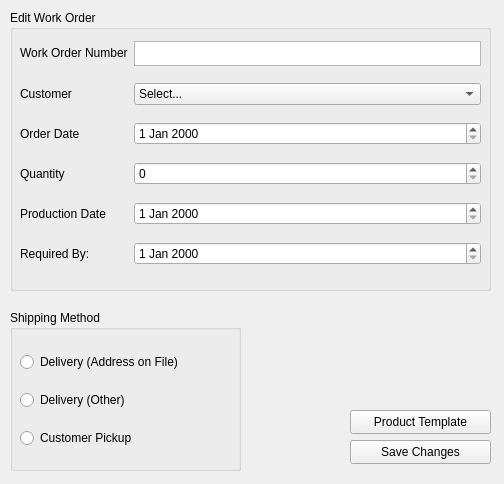
<?xml version="1.0" encoding="UTF-8"?>
<ui version="4.0">
 <class>editWOSaveButton</class>
 <widget class="QWidget" name="editWOSaveButton">
  <property name="geometry">
   <rect>
    <x>0</x>
    <y>0</y>
    <width>504</width>
    <height>484</height>
   </rect>
  </property>
  <property name="windowTitle">
   <string>Edit Work Order</string>
  </property>
  <widget class="QPushButton" name="pushButton">
   <property name="geometry">
    <rect>
     <x>350</x>
     <y>440</y>
     <width>141</width>
     <height>24</height>
    </rect>
   </property>
   <property name="text">
    <string>Save Changes</string>
   </property>
  </widget>
  <widget class="QGroupBox" name="groupBox_4">
   <property name="geometry">
    <rect>
     <x>10</x>
     <y>310</y>
     <width>231</width>
     <height>161</height>
    </rect>
   </property>
   <property name="title">
    <string>Shipping Method</string>
   </property>
   <widget class="QWidget" name="verticalLayoutWidget_2">
    <property name="geometry">
     <rect>
      <x>10</x>
      <y>30</y>
      <width>212</width>
      <height>121</height>
     </rect>
    </property>
    <layout class="QVBoxLayout" name="verticalLayout_2">
     <item>
      <widget class="QRadioButton" name="editWODeliveryAoFRadioButton">
       <property name="text">
        <string>Delivery (Address on File)</string>
       </property>
      </widget>
     </item>
     <item>
      <widget class="QRadioButton" name="editWODeliveryOtherRadioButton">
       <property name="text">
        <string>Delivery (Other)</string>
       </property>
      </widget>
     </item>
     <item>
      <widget class="QRadioButton" name="editWODeliveryPickupRadioButton">
       <property name="text">
        <string>Customer Pickup</string>
       </property>
      </widget>
     </item>
    </layout>
   </widget>
  </widget>
  <widget class="QGroupBox" name="editWOBox">
   <property name="geometry">
    <rect>
     <x>10</x>
     <y>10</y>
     <width>481</width>
     <height>281</height>
    </rect>
   </property>
   <property name="title">
    <string>Edit Work Order</string>
   </property>
   <widget class="QWidget" name="formLayoutWidget_3">
    <property name="geometry">
     <rect>
      <x>10</x>
      <y>20</y>
      <width>461</width>
      <height>251</height>
     </rect>
    </property>
    <layout class="QFormLayout" name="formLayout_3">
     <item row="0" column="0">
      <widget class="QLabel" name="label_8">
       <property name="text">
        <string>Work Order Number</string>
       </property>
      </widget>
     </item>
     <item row="0" column="1">
      <widget class="QTextBrowser" name="editWorkOrderNumberField_2">
       <property name="maximumSize">
        <size>
         <width>1000</width>
         <height>25</height>
        </size>
       </property>
       <property name="verticalScrollBarPolicy">
        <enum>Qt::ScrollBarAlwaysOff</enum>
       </property>
       <property name="html">
        <string>&lt;!DOCTYPE HTML PUBLIC &quot;-//W3C//DTD HTML 4.0//EN&quot; &quot;http://www.w3.org/TR/REC-html40/strict.dtd&quot;&gt;
&lt;html&gt;&lt;head&gt;&lt;meta name=&quot;qrichtext&quot; content=&quot;1&quot; /&gt;&lt;style type=&quot;text/css&quot;&gt;
p, li { white-space: pre-wrap; }
&lt;/style&gt;&lt;/head&gt;&lt;body style=&quot; font-family:'MS Shell Dlg 2'; font-size:9.75pt; font-weight:400; font-style:normal;&quot;&gt;
&lt;p style=&quot;-qt-paragraph-type:empty; margin-top:0px; margin-bottom:0px; margin-left:0px; margin-right:0px; -qt-block-indent:0; text-indent:0px;&quot;&gt;&lt;br /&gt;&lt;/p&gt;&lt;/body&gt;&lt;/html&gt;</string>
       </property>
      </widget>
     </item>
     <item row="1" column="0">
      <widget class="QLabel" name="label_9">
       <property name="text">
        <string>Customer</string>
       </property>
      </widget>
     </item>
     <item row="1" column="1">
      <widget class="QComboBox" name="editWOCustomerSelection_2">
       <item>
        <property name="text">
         <string>Select...</string>
        </property>
       </item>
      </widget>
     </item>
     <item row="2" column="0">
      <widget class="QLabel" name="label_10">
       <property name="text">
        <string>Order Date</string>
       </property>
      </widget>
     </item>
     <item row="2" column="1">
      <widget class="QDateEdit" name="editWODateInput_2"/>
     </item>
     <item row="3" column="0">
      <widget class="QLabel" name="label_13">
       <property name="text">
        <string>Quantity</string>
       </property>
      </widget>
     </item>
     <item row="3" column="1">
      <widget class="QSpinBox" name="editWOQuantityInput_2"/>
     </item>
     <item row="4" column="0">
      <widget class="QLabel" name="label_14">
       <property name="text">
        <string>Production Date</string>
       </property>
      </widget>
     </item>
     <item row="4" column="1">
      <widget class="QDateEdit" name="editWOProductionDateInput_2"/>
     </item>
     <item row="5" column="0">
      <widget class="QLabel" name="requiredByDateLabel_2">
       <property name="text">
        <string>Required By: </string>
       </property>
      </widget>
     </item>
     <item row="5" column="1">
      <widget class="QDateEdit" name="editWOrequiredByDate"/>
     </item>
    </layout>
   </widget>
  </widget>
  <widget class="QPushButton" name="productTemplateViewButton_2">
   <property name="geometry">
    <rect>
     <x>350</x>
     <y>410</y>
     <width>141</width>
     <height>24</height>
    </rect>
   </property>
   <property name="text">
    <string>Product Template</string>
   </property>
  </widget>
 </widget>
 <resources/>
 <connections/>
</ui>
